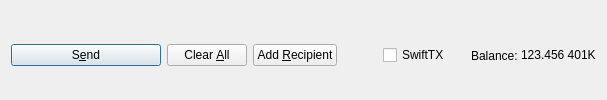
         <widget class="QFrame" name="frame_Send">
          <layout class="QHBoxLayout" name="horizontalLayout">
           <property name="bottomMargin">
            <number>0</number>
           </property>
           <item>
            <widget class="QPushButton" name="sendButton">
             <property name="minimumSize">
              <size>
               <width>150</width>
               <height>0</height>
              </size>
             </property>
             <property name="toolTip">
              <string>Confirm the send action</string>
             </property>
             <property name="text">
              <string>S&amp;end</string>
             </property>
             <property name="icon">
              <iconset resource="../401kcoin.qrc">
               <normaloff>:/icons/send</normaloff>:/icons/send</iconset>
             </property>
             <property name="autoDefault">
              <bool>false</bool>
             </property>
             <property name="default">
              <bool>true</bool>
             </property>
            </widget>
           </item>
           <item>
            <widget class="QPushButton" name="clearButton">
             <property name="sizePolicy">
              <sizepolicy hsizetype="Minimum" vsizetype="Fixed">
               <horstretch>0</horstretch>
               <verstretch>0</verstretch>
              </sizepolicy>
             </property>
             <property name="toolTip">
              <string>Clear all fields of the form.</string>
             </property>
             <property name="text">
              <string>Clear &amp;All</string>
             </property>
             <property name="icon">
              <iconset resource="../401kcoin.qrc">
               <normaloff>:/icons/remove</normaloff>:/icons/remove</iconset>
             </property>
             <property name="autoDefault">
              <bool>false</bool>
             </property>
            </widget>
           </item>
           <item>
            <widget class="QPushButton" name="addButton">
             <property name="toolTip">
              <string>Send to multiple recipients at once</string>
             </property>
             <property name="text">
              <string>Add &amp;Recipient</string>
             </property>
             <property name="icon">
              <iconset resource="../401kcoin.qrc">
               <normaloff>:/icons/add</normaloff>:/icons/add</iconset>
             </property>
             <property name="autoDefault">
              <bool>false</bool>
             </property>
            </widget>
           </item>
           <item>
            <spacer name="horizontalSpacer">
             <property name="orientation">
              <enum>Qt::Horizontal</enum>
             </property>
             <property name="sizeHint" stdset="0">
              <size>
               <width>40</width>
               <height>20</height>
              </size>
             </property>
            </spacer>
           </item>
           <item>
            <layout class="QHBoxLayout" name="horizontalLayout_2">
             <property name="spacing">
              <number>3</number>
             </property>
             <item>
              <widget class="QCheckBox" name="checkSwiftTX">
               <property name="enabled">
                <bool>true</bool>
               </property>
               <property name="minimumSize">
                <size>
                 <width>85</width>
                 <height>0</height>
                </size>
               </property>
               <property name="text">
                <string>SwiftTX</string>
               </property>
              </widget>
             </item>
             <item>
              <widget class="QLabel" name="label">
               <property name="text">
                <string>Balance:</string>
               </property>
              </widget>
             </item>
             <item>
              <widget class="QLabel" name="labelBalance">
               <property name="sizePolicy">
                <sizepolicy hsizetype="Preferred" vsizetype="Fixed">
                 <horstretch>0</horstretch>
                 <verstretch>0</verstretch>
                </sizepolicy>
               </property>
               <property name="cursor">
                <cursorShape>IBeamCursor</cursorShape>
               </property>
               <property name="text">
                <string notr="true">123.456 401K</string>
               </property>
               <property name="textInteractionFlags">
                <set>Qt::LinksAccessibleByMouse|Qt::TextSelectableByKeyboard|Qt::TextSelectableByMouse</set>
               </property>
              </widget>
             </item>
            </layout>
           </item>
          </layout>
         </widget>
